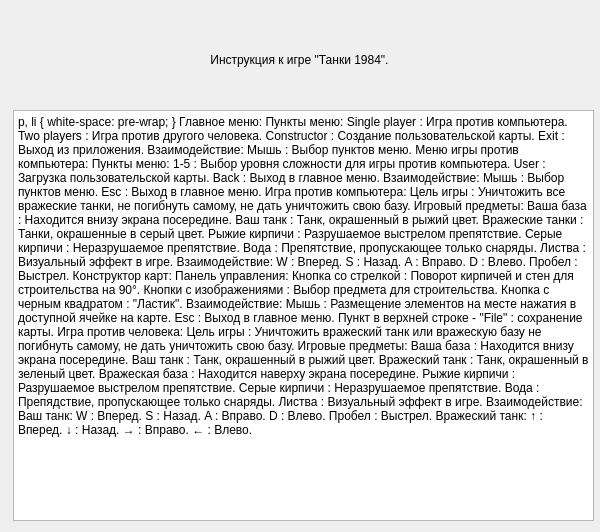
<?xml version="1.0" encoding="UTF-8"?>
<ui version="4.0">
 <class>Help</class>
 <widget class="QDialog" name="Help">
  <property name="geometry">
   <rect>
    <x>0</x>
    <y>0</y>
    <width>600</width>
    <height>532</height>
   </rect>
  </property>
  <property name="windowTitle">
   <string>Help</string>
  </property>
  <widget class="QWidget" name="horizontalLayoutWidget">
   <property name="geometry">
    <rect>
     <x>9</x>
     <y>20</y>
     <width>581</width>
     <height>80</height>
    </rect>
   </property>
   <layout class="QHBoxLayout" name="horizontalLayout">
    <item>
     <widget class="QLabel" name="label">
      <property name="text">
       <string>Инструкция к игре &quot;Танки 1984&quot;.</string>
      </property>
      <property name="alignment">
       <set>Qt::AlignCenter</set>
      </property>
     </widget>
    </item>
   </layout>
  </widget>
  <widget class="QTextEdit" name="textEdit">
   <property name="geometry">
    <rect>
     <x>13</x>
     <y>110</y>
     <width>581</width>
     <height>411</height>
    </rect>
   </property>
   <property name="readOnly">
    <bool>true</bool>
   </property>
   <property name="html">
    <string>&lt;!DOCTYPE HTML PUBLIC &quot;-//W3C//DTD HTML 4.0//EN&quot; &quot;http://www.w3.org/TR/REC-html40/strict.dtd&quot;&gt;
&lt;html&gt;&lt;head&gt;&lt;meta name=&quot;qrichtext&quot; content=&quot;1&quot; /&gt;&lt;style type=&quot;text/css&quot;&gt;
p, li { white-space: pre-wrap; }
&lt;/style&gt;&lt;/head&gt;&lt;body style=&quot; font-family:'MS Shell Dlg 2'; font-size:8.25pt; font-weight:400; font-style:normal;&quot;&gt;
&lt;p style=&quot; margin-top:0px; margin-bottom:0px; margin-left:0px; margin-right:0px; -qt-block-indent:0; text-indent:0px;&quot;&gt;&lt;span style=&quot; font-size:12pt;&quot;&gt;Главное меню:&lt;/span&gt;&lt;/p&gt;
&lt;p style=&quot;-qt-paragraph-type:empty; margin-top:0px; margin-bottom:0px; margin-left:0px; margin-right:0px; -qt-block-indent:0; text-indent:0px; font-size:12pt;&quot;&gt;&lt;br /&gt;&lt;/p&gt;
&lt;p style=&quot; margin-top:0px; margin-bottom:0px; margin-left:0px; margin-right:0px; -qt-block-indent:0; text-indent:0px;&quot;&gt;&lt;span style=&quot; font-size:12pt;&quot;&gt;    Пункты меню:&lt;/span&gt;&lt;/p&gt;
&lt;p style=&quot; margin-top:0px; margin-bottom:0px; margin-left:0px; margin-right:0px; -qt-block-indent:0; text-indent:0px;&quot;&gt;&lt;span style=&quot; font-size:12pt;&quot;&gt;        Single player : Игра против компьютера.&lt;/span&gt;&lt;/p&gt;
&lt;p style=&quot; margin-top:0px; margin-bottom:0px; margin-left:0px; margin-right:0px; -qt-block-indent:0; text-indent:0px;&quot;&gt;&lt;span style=&quot; font-size:12pt;&quot;&gt;        Two players : Игра против другого человека.&lt;/span&gt;&lt;/p&gt;
&lt;p style=&quot; margin-top:0px; margin-bottom:0px; margin-left:0px; margin-right:0px; -qt-block-indent:0; text-indent:0px;&quot;&gt;&lt;span style=&quot; font-size:12pt;&quot;&gt;        Constructor : Создание пользовательской карты.&lt;/span&gt;&lt;/p&gt;
&lt;p style=&quot; margin-top:0px; margin-bottom:0px; margin-left:0px; margin-right:0px; -qt-block-indent:0; text-indent:0px;&quot;&gt;&lt;span style=&quot; font-size:12pt;&quot;&gt;        Exit : Выход из приложения.&lt;/span&gt;&lt;/p&gt;
&lt;p style=&quot;-qt-paragraph-type:empty; margin-top:0px; margin-bottom:0px; margin-left:0px; margin-right:0px; -qt-block-indent:0; text-indent:0px; font-size:12pt;&quot;&gt;&lt;br /&gt;&lt;/p&gt;
&lt;p style=&quot; margin-top:0px; margin-bottom:0px; margin-left:0px; margin-right:0px; -qt-block-indent:0; text-indent:0px;&quot;&gt;&lt;span style=&quot; font-size:12pt;&quot;&gt;    Взаимодействие:&lt;/span&gt;&lt;/p&gt;
&lt;p style=&quot; margin-top:0px; margin-bottom:0px; margin-left:0px; margin-right:0px; -qt-block-indent:0; text-indent:0px;&quot;&gt;&lt;span style=&quot; font-size:12pt;&quot;&gt;        Мышь : Выбор пунктов меню.&lt;/span&gt;&lt;/p&gt;
&lt;p style=&quot;-qt-paragraph-type:empty; margin-top:0px; margin-bottom:0px; margin-left:0px; margin-right:0px; -qt-block-indent:0; text-indent:0px; font-size:12pt;&quot;&gt;&lt;br /&gt;&lt;/p&gt;
&lt;p style=&quot;-qt-paragraph-type:empty; margin-top:0px; margin-bottom:0px; margin-left:0px; margin-right:0px; -qt-block-indent:0; text-indent:0px; font-size:12pt;&quot;&gt;&lt;br /&gt;&lt;/p&gt;
&lt;p style=&quot; margin-top:0px; margin-bottom:0px; margin-left:0px; margin-right:0px; -qt-block-indent:0; text-indent:0px;&quot;&gt;&lt;span style=&quot; font-size:12pt;&quot;&gt;Меню игры против компьютера:&lt;/span&gt;&lt;/p&gt;
&lt;p style=&quot;-qt-paragraph-type:empty; margin-top:0px; margin-bottom:0px; margin-left:0px; margin-right:0px; -qt-block-indent:0; text-indent:0px; font-size:12pt;&quot;&gt;&lt;br /&gt;&lt;/p&gt;
&lt;p style=&quot; margin-top:0px; margin-bottom:0px; margin-left:0px; margin-right:0px; -qt-block-indent:0; text-indent:0px;&quot;&gt;&lt;span style=&quot; font-size:12pt;&quot;&gt;    Пункты меню:&lt;/span&gt;&lt;/p&gt;
&lt;p style=&quot; margin-top:0px; margin-bottom:0px; margin-left:0px; margin-right:0px; -qt-block-indent:0; text-indent:0px;&quot;&gt;&lt;span style=&quot; font-size:12pt;&quot;&gt;        1-5 : Выбор уровня сложности для игры против компьютера.&lt;/span&gt;&lt;/p&gt;
&lt;p style=&quot; margin-top:0px; margin-bottom:0px; margin-left:0px; margin-right:0px; -qt-block-indent:0; text-indent:0px;&quot;&gt;&lt;span style=&quot; font-size:12pt;&quot;&gt;        User : Загрузка пользовательской карты.&lt;/span&gt;&lt;/p&gt;
&lt;p style=&quot; margin-top:0px; margin-bottom:0px; margin-left:0px; margin-right:0px; -qt-block-indent:0; text-indent:0px;&quot;&gt;&lt;span style=&quot; font-size:12pt;&quot;&gt;        Back : Выход в главное меню.&lt;/span&gt;&lt;/p&gt;
&lt;p style=&quot; margin-top:0px; margin-bottom:0px; margin-left:0px; margin-right:0px; -qt-block-indent:0; text-indent:0px;&quot;&gt;&lt;span style=&quot; font-size:12pt;&quot;&gt;    &lt;/span&gt;&lt;/p&gt;
&lt;p style=&quot; margin-top:0px; margin-bottom:0px; margin-left:0px; margin-right:0px; -qt-block-indent:0; text-indent:0px;&quot;&gt;&lt;span style=&quot; font-size:12pt;&quot;&gt;    Взаимодействие:&lt;/span&gt;&lt;/p&gt;
&lt;p style=&quot; margin-top:0px; margin-bottom:0px; margin-left:0px; margin-right:0px; -qt-block-indent:0; text-indent:0px;&quot;&gt;&lt;span style=&quot; font-size:12pt;&quot;&gt;        Мышь : Выбор пунктов меню.&lt;/span&gt;&lt;/p&gt;
&lt;p style=&quot; margin-top:0px; margin-bottom:0px; margin-left:0px; margin-right:0px; -qt-block-indent:0; text-indent:0px;&quot;&gt;&lt;span style=&quot; font-size:12pt;&quot;&gt;        Esc : Выход в главное меню.&lt;/span&gt;&lt;/p&gt;
&lt;p style=&quot;-qt-paragraph-type:empty; margin-top:0px; margin-bottom:0px; margin-left:0px; margin-right:0px; -qt-block-indent:0; text-indent:0px; font-size:12pt;&quot;&gt;&lt;br /&gt;&lt;/p&gt;
&lt;p style=&quot;-qt-paragraph-type:empty; margin-top:0px; margin-bottom:0px; margin-left:0px; margin-right:0px; -qt-block-indent:0; text-indent:0px; font-size:12pt;&quot;&gt;&lt;br /&gt;&lt;/p&gt;
&lt;p style=&quot; margin-top:0px; margin-bottom:0px; margin-left:0px; margin-right:0px; -qt-block-indent:0; text-indent:0px;&quot;&gt;&lt;span style=&quot; font-size:12pt;&quot;&gt;Игра против компьютера:&lt;/span&gt;&lt;/p&gt;
&lt;p style=&quot;-qt-paragraph-type:empty; margin-top:0px; margin-bottom:0px; margin-left:0px; margin-right:0px; -qt-block-indent:0; text-indent:0px; font-size:12pt;&quot;&gt;&lt;br /&gt;&lt;/p&gt;
&lt;p style=&quot; margin-top:0px; margin-bottom:0px; margin-left:0px; margin-right:0px; -qt-block-indent:0; text-indent:0px;&quot;&gt;&lt;span style=&quot; font-size:12pt;&quot;&gt;    Цель игры : Уничтожить все вражеские танки, &lt;/span&gt;&lt;/p&gt;
&lt;p style=&quot; margin-top:0px; margin-bottom:0px; margin-left:0px; margin-right:0px; -qt-block-indent:0; text-indent:0px;&quot;&gt;&lt;span style=&quot; font-size:12pt;&quot;&gt;                не погибнуть самому, не дать уничтожить свою базу.&lt;/span&gt;&lt;/p&gt;
&lt;p style=&quot;-qt-paragraph-type:empty; margin-top:0px; margin-bottom:0px; margin-left:0px; margin-right:0px; -qt-block-indent:0; text-indent:0px; font-size:12pt;&quot;&gt;&lt;br /&gt;&lt;/p&gt;
&lt;p style=&quot; margin-top:0px; margin-bottom:0px; margin-left:0px; margin-right:0px; -qt-block-indent:0; text-indent:0px;&quot;&gt;&lt;span style=&quot; font-size:12pt;&quot;&gt;    Игровый предметы:&lt;/span&gt;&lt;/p&gt;
&lt;p style=&quot; margin-top:0px; margin-bottom:0px; margin-left:0px; margin-right:0px; -qt-block-indent:0; text-indent:0px;&quot;&gt;&lt;span style=&quot; font-size:12pt;&quot;&gt;        Ваша база : Находится внизу экрана посередине.&lt;/span&gt;&lt;/p&gt;
&lt;p style=&quot; margin-top:0px; margin-bottom:0px; margin-left:0px; margin-right:0px; -qt-block-indent:0; text-indent:0px;&quot;&gt;&lt;span style=&quot; font-size:12pt;&quot;&gt;        Ваш танк : Танк, окрашенный в рыжий цвет.&lt;/span&gt;&lt;/p&gt;
&lt;p style=&quot; margin-top:0px; margin-bottom:0px; margin-left:0px; margin-right:0px; -qt-block-indent:0; text-indent:0px;&quot;&gt;&lt;span style=&quot; font-size:12pt;&quot;&gt;        Вражеские танки : Танки, окрашенные в серый цвет.&lt;/span&gt;&lt;/p&gt;
&lt;p style=&quot; margin-top:0px; margin-bottom:0px; margin-left:0px; margin-right:0px; -qt-block-indent:0; text-indent:0px;&quot;&gt;&lt;span style=&quot; font-size:12pt;&quot;&gt;        Рыжие кирпичи : Разрушаемое выстрелом препятствие.&lt;/span&gt;&lt;/p&gt;
&lt;p style=&quot; margin-top:0px; margin-bottom:0px; margin-left:0px; margin-right:0px; -qt-block-indent:0; text-indent:0px;&quot;&gt;&lt;span style=&quot; font-size:12pt;&quot;&gt;        Серые кирпичи : Неразрушаемое препятствие.&lt;/span&gt;&lt;/p&gt;
&lt;p style=&quot; margin-top:0px; margin-bottom:0px; margin-left:0px; margin-right:0px; -qt-block-indent:0; text-indent:0px;&quot;&gt;&lt;span style=&quot; font-size:12pt;&quot;&gt;        Вода : Препятствие, пропускающее только снаряды.&lt;/span&gt;&lt;/p&gt;
&lt;p style=&quot; margin-top:0px; margin-bottom:0px; margin-left:0px; margin-right:0px; -qt-block-indent:0; text-indent:0px;&quot;&gt;&lt;span style=&quot; font-size:12pt;&quot;&gt;        Листва : Визуальный эффект в игре.&lt;/span&gt;&lt;/p&gt;
&lt;p style=&quot; margin-top:0px; margin-bottom:0px; margin-left:0px; margin-right:0px; -qt-block-indent:0; text-indent:0px;&quot;&gt;&lt;span style=&quot; font-size:12pt;&quot;&gt;    &lt;/span&gt;&lt;/p&gt;
&lt;p style=&quot; margin-top:0px; margin-bottom:0px; margin-left:0px; margin-right:0px; -qt-block-indent:0; text-indent:0px;&quot;&gt;&lt;span style=&quot; font-size:12pt;&quot;&gt;    Взаимодействие:&lt;/span&gt;&lt;/p&gt;
&lt;p style=&quot; margin-top:0px; margin-bottom:0px; margin-left:0px; margin-right:0px; -qt-block-indent:0; text-indent:0px;&quot;&gt;&lt;span style=&quot; font-size:12pt;&quot;&gt;        W : Вперед.&lt;/span&gt;&lt;/p&gt;
&lt;p style=&quot; margin-top:0px; margin-bottom:0px; margin-left:0px; margin-right:0px; -qt-block-indent:0; text-indent:0px;&quot;&gt;&lt;span style=&quot; font-size:12pt;&quot;&gt;        S : Назад.&lt;/span&gt;&lt;/p&gt;
&lt;p style=&quot; margin-top:0px; margin-bottom:0px; margin-left:0px; margin-right:0px; -qt-block-indent:0; text-indent:0px;&quot;&gt;&lt;span style=&quot; font-size:12pt;&quot;&gt;        A : Вправо.&lt;/span&gt;&lt;/p&gt;
&lt;p style=&quot; margin-top:0px; margin-bottom:0px; margin-left:0px; margin-right:0px; -qt-block-indent:0; text-indent:0px;&quot;&gt;&lt;span style=&quot; font-size:12pt;&quot;&gt;        D : Влево.&lt;/span&gt;&lt;/p&gt;
&lt;p style=&quot; margin-top:0px; margin-bottom:0px; margin-left:0px; margin-right:0px; -qt-block-indent:0; text-indent:0px;&quot;&gt;&lt;span style=&quot; font-size:12pt;&quot;&gt;        Пробел : Выстрел.&lt;/span&gt;&lt;/p&gt;
&lt;p style=&quot;-qt-paragraph-type:empty; margin-top:0px; margin-bottom:0px; margin-left:0px; margin-right:0px; -qt-block-indent:0; text-indent:0px; font-size:12pt;&quot;&gt;&lt;br /&gt;&lt;/p&gt;
&lt;p style=&quot;-qt-paragraph-type:empty; margin-top:0px; margin-bottom:0px; margin-left:0px; margin-right:0px; -qt-block-indent:0; text-indent:0px; font-size:12pt;&quot;&gt;&lt;br /&gt;&lt;/p&gt;
&lt;p style=&quot; margin-top:0px; margin-bottom:0px; margin-left:0px; margin-right:0px; -qt-block-indent:0; text-indent:0px;&quot;&gt;&lt;span style=&quot; font-size:12pt;&quot;&gt;Конструктор карт:&lt;/span&gt;&lt;/p&gt;
&lt;p style=&quot; margin-top:0px; margin-bottom:0px; margin-left:0px; margin-right:0px; -qt-block-indent:0; text-indent:0px;&quot;&gt;&lt;span style=&quot; font-size:12pt;&quot;&gt;    &lt;/span&gt;&lt;/p&gt;
&lt;p style=&quot; margin-top:0px; margin-bottom:0px; margin-left:0px; margin-right:0px; -qt-block-indent:0; text-indent:0px;&quot;&gt;&lt;span style=&quot; font-size:12pt;&quot;&gt;    Панель управления:&lt;/span&gt;&lt;/p&gt;
&lt;p style=&quot; margin-top:0px; margin-bottom:0px; margin-left:0px; margin-right:0px; -qt-block-indent:0; text-indent:0px;&quot;&gt;&lt;span style=&quot; font-size:12pt;&quot;&gt;        Кнопка со стрелкой : Поворот кирпичей и стен для строительства &lt;/span&gt;&lt;/p&gt;
&lt;p style=&quot; margin-top:0px; margin-bottom:0px; margin-left:0px; margin-right:0px; -qt-block-indent:0; text-indent:0px;&quot;&gt;&lt;span style=&quot; font-size:12pt;&quot;&gt;                             на 90°.&lt;/span&gt;&lt;/p&gt;
&lt;p style=&quot; margin-top:0px; margin-bottom:0px; margin-left:0px; margin-right:0px; -qt-block-indent:0; text-indent:0px;&quot;&gt;&lt;span style=&quot; font-size:12pt;&quot;&gt;        Кнопки с изображениями : Выбор предмета для строительства.&lt;/span&gt;&lt;/p&gt;
&lt;p style=&quot; margin-top:0px; margin-bottom:0px; margin-left:0px; margin-right:0px; -qt-block-indent:0; text-indent:0px;&quot;&gt;&lt;span style=&quot; font-size:12pt;&quot;&gt;        Кнопка с черным квадратом : &amp;quot;Ластик&amp;quot;.&lt;/span&gt;&lt;/p&gt;
&lt;p style=&quot;-qt-paragraph-type:empty; margin-top:0px; margin-bottom:0px; margin-left:0px; margin-right:0px; -qt-block-indent:0; text-indent:0px; font-size:12pt;&quot;&gt;&lt;br /&gt;&lt;/p&gt;
&lt;p style=&quot; margin-top:0px; margin-bottom:0px; margin-left:0px; margin-right:0px; -qt-block-indent:0; text-indent:0px;&quot;&gt;&lt;span style=&quot; font-size:12pt;&quot;&gt;    Взаимодействие:&lt;/span&gt;&lt;/p&gt;
&lt;p style=&quot; margin-top:0px; margin-bottom:0px; margin-left:0px; margin-right:0px; -qt-block-indent:0; text-indent:0px;&quot;&gt;&lt;span style=&quot; font-size:12pt;&quot;&gt;        Мышь : Размещение элементов на месте нажатия &lt;/span&gt;&lt;/p&gt;
&lt;p style=&quot; margin-top:0px; margin-bottom:0px; margin-left:0px; margin-right:0px; -qt-block-indent:0; text-indent:0px;&quot;&gt;&lt;span style=&quot; font-size:12pt;&quot;&gt;               в доступной ячейке на карте.&lt;/span&gt;&lt;/p&gt;
&lt;p style=&quot; margin-top:0px; margin-bottom:0px; margin-left:0px; margin-right:0px; -qt-block-indent:0; text-indent:0px;&quot;&gt;&lt;span style=&quot; font-size:12pt;&quot;&gt;	Esc : Выход в главное меню.&lt;/span&gt;&lt;/p&gt;
&lt;p style=&quot; margin-top:0px; margin-bottom:0px; margin-left:0px; margin-right:0px; -qt-block-indent:0; text-indent:0px;&quot;&gt;&lt;span style=&quot; font-size:12pt;&quot;&gt;        Пункт в верхней строке - &amp;quot;File&amp;quot; : сохранение карты.&lt;/span&gt;&lt;/p&gt;
&lt;p style=&quot;-qt-paragraph-type:empty; margin-top:0px; margin-bottom:0px; margin-left:0px; margin-right:0px; -qt-block-indent:0; text-indent:0px; font-size:12pt;&quot;&gt;&lt;br /&gt;&lt;/p&gt;
&lt;p style=&quot;-qt-paragraph-type:empty; margin-top:0px; margin-bottom:0px; margin-left:0px; margin-right:0px; -qt-block-indent:0; text-indent:0px; font-size:12pt;&quot;&gt;&lt;br /&gt;&lt;/p&gt;
&lt;p style=&quot; margin-top:0px; margin-bottom:0px; margin-left:0px; margin-right:0px; -qt-block-indent:0; text-indent:0px;&quot;&gt;&lt;span style=&quot; font-size:12pt;&quot;&gt;Игра против человека:&lt;/span&gt;&lt;/p&gt;
&lt;p style=&quot;-qt-paragraph-type:empty; margin-top:0px; margin-bottom:0px; margin-left:0px; margin-right:0px; -qt-block-indent:0; text-indent:0px; font-size:12pt;&quot;&gt;&lt;br /&gt;&lt;/p&gt;
&lt;p style=&quot; margin-top:0px; margin-bottom:0px; margin-left:0px; margin-right:0px; -qt-block-indent:0; text-indent:0px;&quot;&gt;&lt;span style=&quot; font-size:12pt;&quot;&gt;    Цель игры : Уничтожить вражеский танк или вражескую базу &lt;/span&gt;&lt;/p&gt;
&lt;p style=&quot; margin-top:0px; margin-bottom:0px; margin-left:0px; margin-right:0px; -qt-block-indent:0; text-indent:0px;&quot;&gt;&lt;span style=&quot; font-size:12pt;&quot;&gt;                не погибнуть самому, не дать уничтожить свою базу.&lt;/span&gt;&lt;/p&gt;
&lt;p style=&quot;-qt-paragraph-type:empty; margin-top:0px; margin-bottom:0px; margin-left:0px; margin-right:0px; -qt-block-indent:0; text-indent:0px; font-size:12pt;&quot;&gt;&lt;br /&gt;&lt;/p&gt;
&lt;p style=&quot; margin-top:0px; margin-bottom:0px; margin-left:0px; margin-right:0px; -qt-block-indent:0; text-indent:0px;&quot;&gt;&lt;span style=&quot; font-size:12pt;&quot;&gt;    Игровые предметы:&lt;/span&gt;&lt;/p&gt;
&lt;p style=&quot; margin-top:0px; margin-bottom:0px; margin-left:0px; margin-right:0px; -qt-block-indent:0; text-indent:0px;&quot;&gt;&lt;span style=&quot; font-size:12pt;&quot;&gt;        Ваша база : Находится внизу экрана посередине.&lt;/span&gt;&lt;/p&gt;
&lt;p style=&quot; margin-top:0px; margin-bottom:0px; margin-left:0px; margin-right:0px; -qt-block-indent:0; text-indent:0px;&quot;&gt;&lt;span style=&quot; font-size:12pt;&quot;&gt;        Ваш танк : Танк, окрашенный в рыжий цвет.&lt;/span&gt;&lt;/p&gt;
&lt;p style=&quot; margin-top:0px; margin-bottom:0px; margin-left:0px; margin-right:0px; -qt-block-indent:0; text-indent:0px;&quot;&gt;&lt;span style=&quot; font-size:12pt;&quot;&gt;        Вражеский танк : Танк, окрашенный в зеленый цвет.&lt;/span&gt;&lt;/p&gt;
&lt;p style=&quot; margin-top:0px; margin-bottom:0px; margin-left:0px; margin-right:0px; -qt-block-indent:0; text-indent:0px;&quot;&gt;&lt;span style=&quot; font-size:12pt;&quot;&gt;        Вражеская база : Находится наверху экрана посередине.&lt;/span&gt;&lt;/p&gt;
&lt;p style=&quot; margin-top:0px; margin-bottom:0px; margin-left:0px; margin-right:0px; -qt-block-indent:0; text-indent:0px;&quot;&gt;&lt;span style=&quot; font-size:12pt;&quot;&gt;        Рыжие кирпичи : Разрушаемое выстрелом препятствие.&lt;/span&gt;&lt;/p&gt;
&lt;p style=&quot; margin-top:0px; margin-bottom:0px; margin-left:0px; margin-right:0px; -qt-block-indent:0; text-indent:0px;&quot;&gt;&lt;span style=&quot; font-size:12pt;&quot;&gt;        Серые кирпичи : Неразрушаемое препятствие.&lt;/span&gt;&lt;/p&gt;
&lt;p style=&quot; margin-top:0px; margin-bottom:0px; margin-left:0px; margin-right:0px; -qt-block-indent:0; text-indent:0px;&quot;&gt;&lt;span style=&quot; font-size:12pt;&quot;&gt;        Вода : Препядствие, пропускающее только снаряды.&lt;/span&gt;&lt;/p&gt;
&lt;p style=&quot; margin-top:0px; margin-bottom:0px; margin-left:0px; margin-right:0px; -qt-block-indent:0; text-indent:0px;&quot;&gt;&lt;span style=&quot; font-size:12pt;&quot;&gt;        Листва : Визуальный эффект в игре.&lt;/span&gt;&lt;/p&gt;
&lt;p style=&quot; margin-top:0px; margin-bottom:0px; margin-left:0px; margin-right:0px; -qt-block-indent:0; text-indent:0px;&quot;&gt;&lt;span style=&quot; font-size:12pt;&quot;&gt;    &lt;/span&gt;&lt;/p&gt;
&lt;p style=&quot; margin-top:0px; margin-bottom:0px; margin-left:0px; margin-right:0px; -qt-block-indent:0; text-indent:0px;&quot;&gt;&lt;span style=&quot; font-size:12pt;&quot;&gt;    Взаимодействие:&lt;/span&gt;&lt;/p&gt;
&lt;p style=&quot; margin-top:0px; margin-bottom:0px; margin-left:0px; margin-right:0px; -qt-block-indent:0; text-indent:0px;&quot;&gt;&lt;span style=&quot; font-size:12pt;&quot;&gt;        Ваш танк:&lt;/span&gt;&lt;/p&gt;
&lt;p style=&quot; margin-top:0px; margin-bottom:0px; margin-left:0px; margin-right:0px; -qt-block-indent:0; text-indent:0px;&quot;&gt;&lt;span style=&quot; font-size:12pt;&quot;&gt;            W : Вперед.&lt;/span&gt;&lt;/p&gt;
&lt;p style=&quot; margin-top:0px; margin-bottom:0px; margin-left:0px; margin-right:0px; -qt-block-indent:0; text-indent:0px;&quot;&gt;&lt;span style=&quot; font-size:12pt;&quot;&gt;            S : Назад.&lt;/span&gt;&lt;/p&gt;
&lt;p style=&quot; margin-top:0px; margin-bottom:0px; margin-left:0px; margin-right:0px; -qt-block-indent:0; text-indent:0px;&quot;&gt;&lt;span style=&quot; font-size:12pt;&quot;&gt;            A : Вправо.&lt;/span&gt;&lt;/p&gt;
&lt;p style=&quot; margin-top:0px; margin-bottom:0px; margin-left:0px; margin-right:0px; -qt-block-indent:0; text-indent:0px;&quot;&gt;&lt;span style=&quot; font-size:12pt;&quot;&gt;            D : Влево.&lt;/span&gt;&lt;/p&gt;
&lt;p style=&quot; margin-top:0px; margin-bottom:0px; margin-left:0px; margin-right:0px; -qt-block-indent:0; text-indent:0px;&quot;&gt;&lt;span style=&quot; font-size:12pt;&quot;&gt;            Пробел : Выстрел.&lt;/span&gt;&lt;/p&gt;
&lt;p style=&quot; margin-top:0px; margin-bottom:0px; margin-left:0px; margin-right:0px; -qt-block-indent:0; text-indent:0px;&quot;&gt;&lt;span style=&quot; font-size:12pt;&quot;&gt;        Вражеский танк:&lt;/span&gt;&lt;/p&gt;
&lt;p style=&quot; margin-top:0px; margin-bottom:0px; margin-left:0px; margin-right:0px; -qt-block-indent:0; text-indent:0px;&quot;&gt;&lt;span style=&quot; font-size:12pt;&quot;&gt;            ↑ : Вперед.&lt;/span&gt;&lt;/p&gt;
&lt;p style=&quot; margin-top:0px; margin-bottom:0px; margin-left:0px; margin-right:0px; -qt-block-indent:0; text-indent:0px;&quot;&gt;&lt;span style=&quot; font-size:12pt;&quot;&gt;            ↓ : Назад.&lt;/span&gt;&lt;/p&gt;
&lt;p style=&quot; margin-top:0px; margin-bottom:0px; margin-left:0px; margin-right:0px; -qt-block-indent:0; text-indent:0px;&quot;&gt;&lt;span style=&quot; font-size:12pt;&quot;&gt;            → : Вправо.&lt;/span&gt;&lt;/p&gt;
&lt;p style=&quot; margin-top:0px; margin-bottom:0px; margin-left:0px; margin-right:0px; -qt-block-indent:0; text-indent:0px;&quot;&gt;&lt;span style=&quot; font-size:12pt;&quot;&gt;            ← : Влево.&lt;/span&gt;&lt;/p&gt;
&lt;p style=&quot;-qt-paragraph-type:empty; margin-top:0px; margin-bottom:0px; margin-left:0px; margin-right:0px; -qt-block-indent:0; text-indent:0px; font-size:12pt;&quot;&gt;&lt;br /&gt;&lt;/p&gt;&lt;/body&gt;&lt;/html&gt;</string>
   </property>
  </widget>
 </widget>
 <layoutdefault spacing="6" margin="11"/>
 <resources/>
 <connections/>
</ui>
